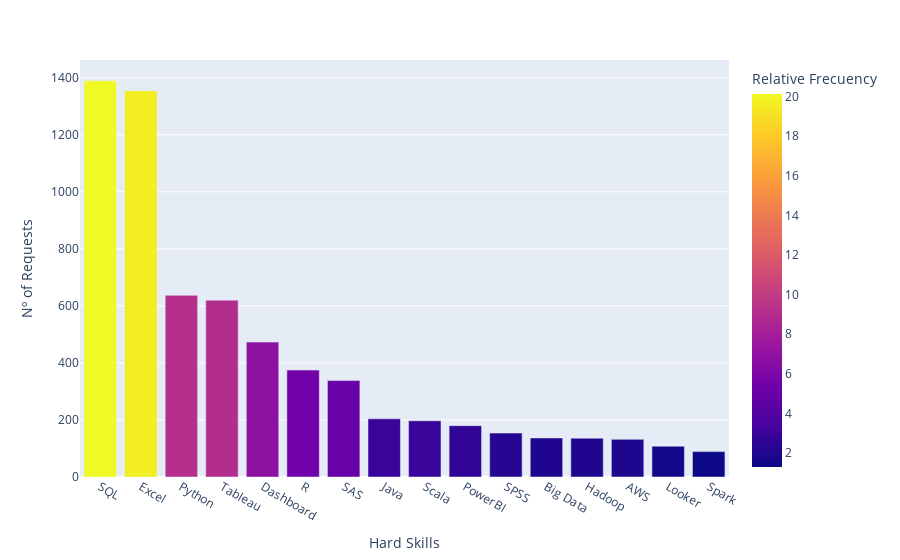

The code cell stored with this chart in its notebook:
### Code cell
# Plot visualization the tops hards skills.
chart_skills = px.bar(df_skills, x = 'Skills', y = 'Count',
                     color = 'Relative Frecuency',
                     labels = {'Skills': 'Hard Skills','Count': 'Nº of Requests'})
chart_skills.show()

### Figure 1 — Plotly figure (JSON) as saved in the notebook; plotly's stock layout.template omitted (floating-point values rounded to 4 significant figures)
{"data": [{"alignmentgroup": "True", "hovertemplate": "Hard Skills=%{x}<br>Nº of Requests=%{y}<br>Relative Frecuency=%{marker.color}<extra></extra>", "legendgroup": "", "marker": {"color": [20.13, 19.62, 9.23, 8.99, 6.86, 5.43, 4.9, 2.96, 2.86, 2.61, 2.23, 1.99, 1.97, 1.91, 1.57, 1.29], "coloraxis": "coloraxis", "pattern": {"shape": ""}}, "name": "", "offsetgroup": "", "orientation": "v", "showlegend": false, "textposition": "auto", "type": "bar", "x": ["SQL", "Excel", "Python", "Tableau", "Dashboard", "R", "SAS", "Java", "Scala", "PowerBI", "SPSS", "Big Data", "Hadoop", "AWS", "Looker", "Spark"], "xaxis": "x", "y": [1389, 1354, 637, 620, 473, 375, 338, 204, 197, 180, 154, 137, 136, 132, 108, 89], "yaxis": "y"}], "layout": {"barmode": "relative", "coloraxis": {"colorbar": {"title": {"text": "Relative Frecuency"}}, "colorscale": [[0, "#0d0887"], [0.1111, "#46039f"], [0.2222, "#7201a8"], [0.3333, "#9c179e"], [0.4444, "#bd3786"], [0.5556, "#d8576b"], [0.6667, "#ed7953"], [0.7778, "#fb9f3a"], [0.8889, "#fdca26"], [1, "#f0f921"]]}, "legend": {"tracegroupgap": 0}, "margin": {"t": 60}, "xaxis": {"anchor": "y", "domain": [0, 1], "title": {"text": "Hard Skills"}}, "yaxis": {"anchor": "x", "domain": [0, 1], "title": {"text": "Nº of Requests"}}}}
